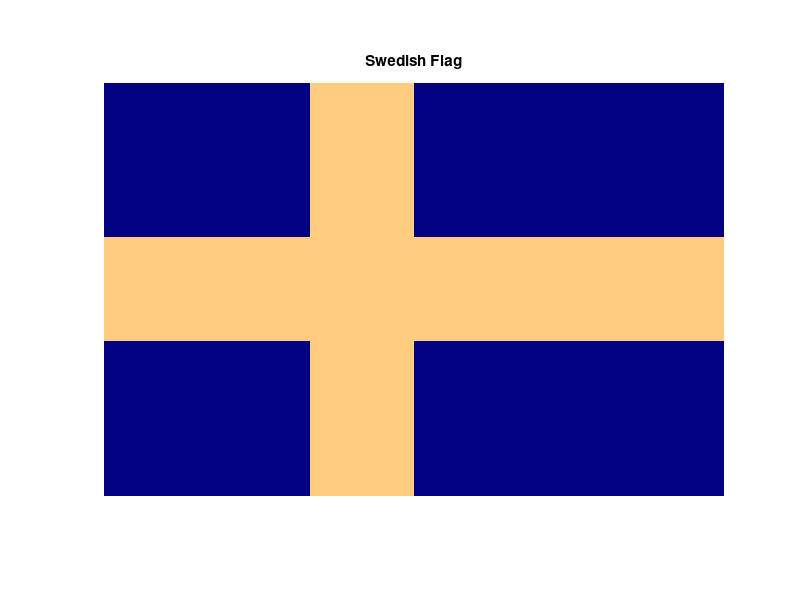

Reproduce this figure in MATLAB.
clc;
clear;
close all;

% Step 1: Create an empty RGB matrix with dimensions 400x600x3 (400 rows, 600 columns, 3 color channels)
I = zeros(400, 600, 3);

% Step 2: Create the dark blue background (dark blue is RGB: [0, 0, 0.5])
I(:,:,3) = 0.5;  % Set the blue channel to 0.5 for dark blue

% Step 3: Create the darker yellow cross (horizontal and vertical stripes)
% Use RGB values for a darker yellow: [1, 0.8, 0]
yellow = [1, 0.8, 0];  % Darker yellow color

% Horizontal yellow stripe (covering the central horizontal band of the flag)
I(150:250,:,1) = yellow(1);  % Set the red channel to 1 for yellow
I(150:250,:,2) = yellow(2);  % Set the green channel to 0.8 for darker yellow

% Vertical yellow stripe (covering the central vertical band of the flag)
I(:,200:300,1) = yellow(1);  % Set the red channel to 1 for yellow
I(:,200:300,2) = yellow(2);  % Set the green channel to 0.8 for darker yellow

%% A) Show the flag image
% Step 4: Display the Swedish flag
figure;
imshow(I);
title('Swedish Flag');
